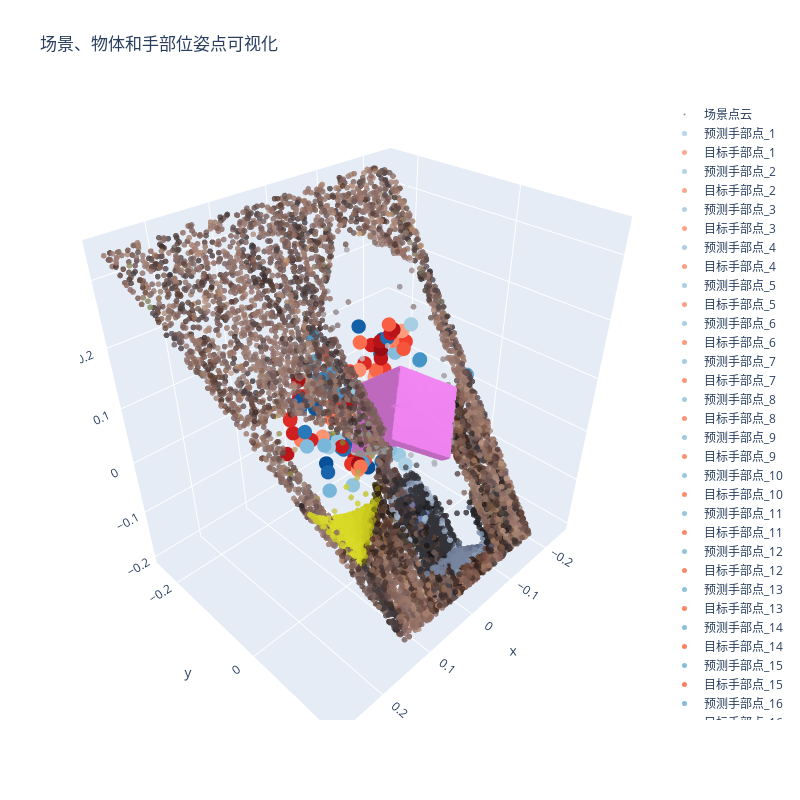
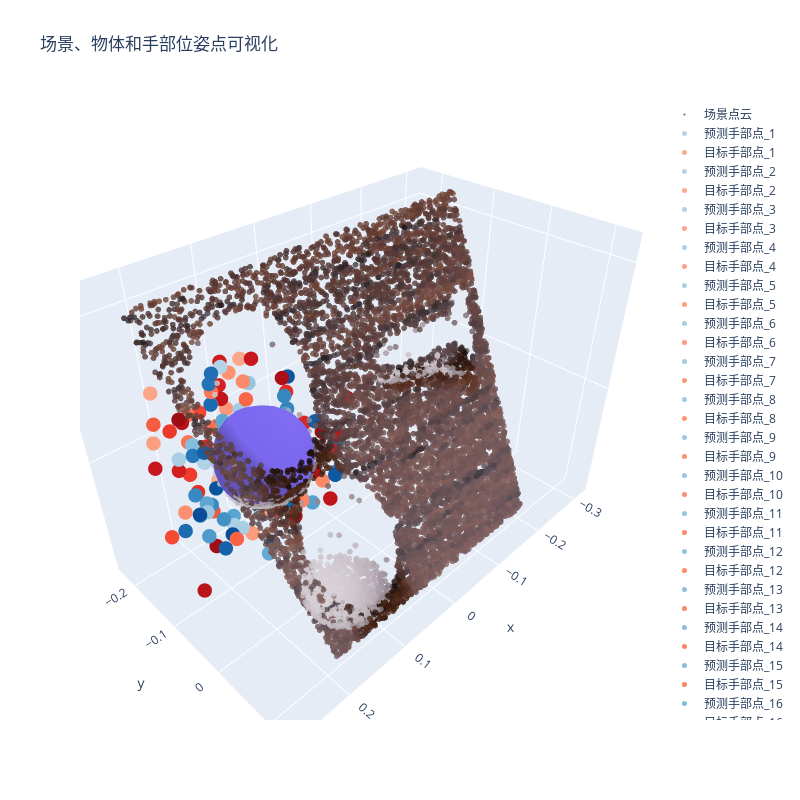
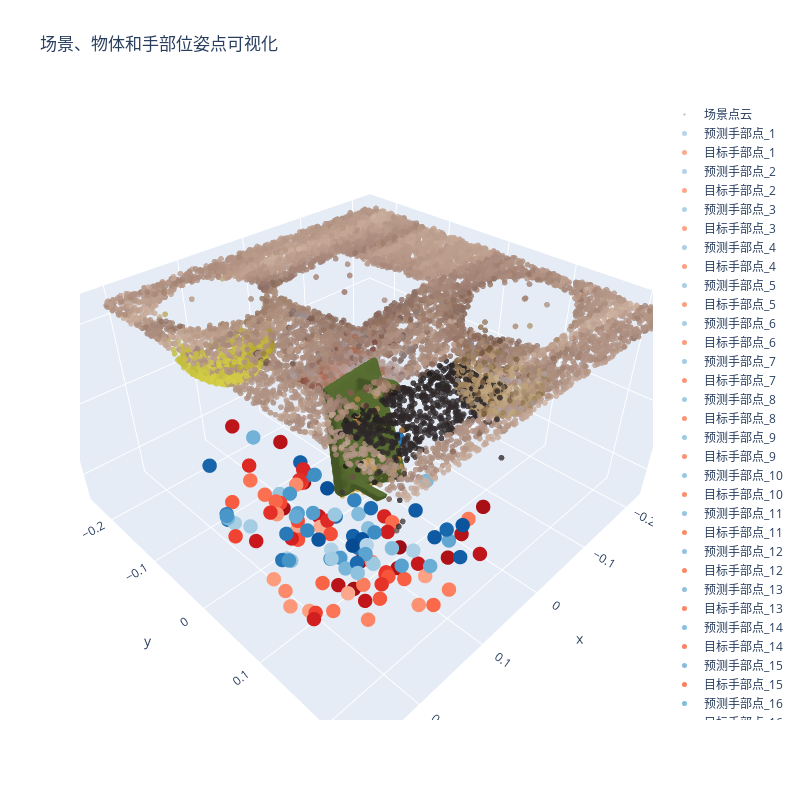
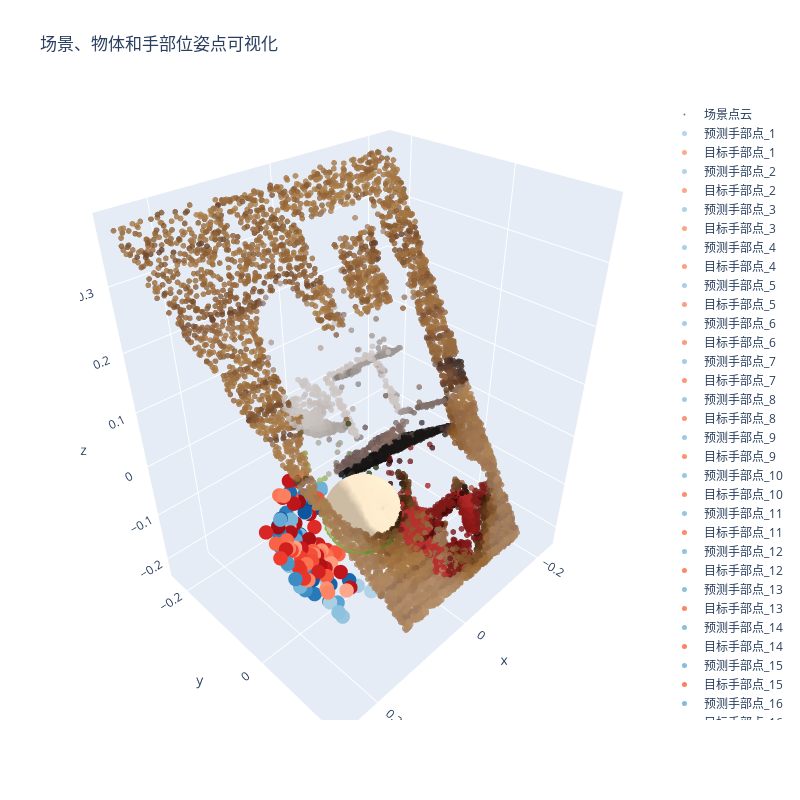

Notebook code for these charts, in order:
### Code cell
num_grasps = VAL_NUM_GRASPS
for i in range(BATCH_SIZE):
    fig = go.Figure()

    # 场景点云
    scene_pc = test_ret_dict['scene_pc'][i].cpu()
    rgb = (scene_pc[:,3:6] * 255).int() if scene_pc[:,3:6].max() <= 1.0 else scene_pc[:,3:6].int()
    fig.add_trace(go.Scatter3d(
        x=scene_pc[:,0], y=scene_pc[:,1], z=scene_pc[:,2], mode='markers',
        marker=dict(size=2, color=[f'rgb({r},{g},{b})' for r,g,b in rgb.tolist()], opacity=0.8),
        name='场景点云'
    ))

    # 物体网格
    obj_vertices, obj_faces = test_ret_dict['obj_verts'][i].cpu(), test_ret_dict['obj_faces'][i].cpu()
    print(test_ret_dict['scene_id'][i])
    print(test_ret_dict['obj_code'][i])
    fig.add_trace(go.Mesh3d(
        x=obj_vertices[:,0], y=obj_vertices[:,1], z=obj_vertices[:,2],
        i=obj_faces[:,0], j=obj_faces[:,1], k=obj_faces[:,2],
        color=get_random_color(), opacity=1.0, name='object mesh'
    ))

    # 只可视化 hand_model_pose 的前三维坐标
    preds = matched_preds['hand_model_pose'].cpu()    # shape [B, num_grasps, 6]
    tgts  = matched_targets['hand_model_pose'].cpu()  # shape [B, num_grasps, 6]
    for j in range(num_grasps):
        px, py, pz = preds[i, j, :3]
        tx, ty, tz = tgts[i,  j, :3]
        # 预测点（蓝色）
        fig.add_trace(go.Scatter3d(
            x=[px], y=[py], z=[pz], mode='markers',
            marker=dict(size=5, color=blue_colors[j]),
            name=f'预测手部点_{j+1}'
        ))
        # 目标点（红色）
        fig.add_trace(go.Scatter3d(
            x=[tx], y=[ty], z=[tz], mode='markers',
            marker=dict(size=5, color=red_colors[j]),
            name=f'目标手部点_{j+1}'
        ))

    fig.update_layout(
        scene=dict(aspectmode='data'),
        width=800, height=800,
        title='场景、物体和手部位姿点可视化',
        updatemenus=[dict(type="buttons", direction="right", x=0.7, y=1.2)]
    )
    fig.show()
